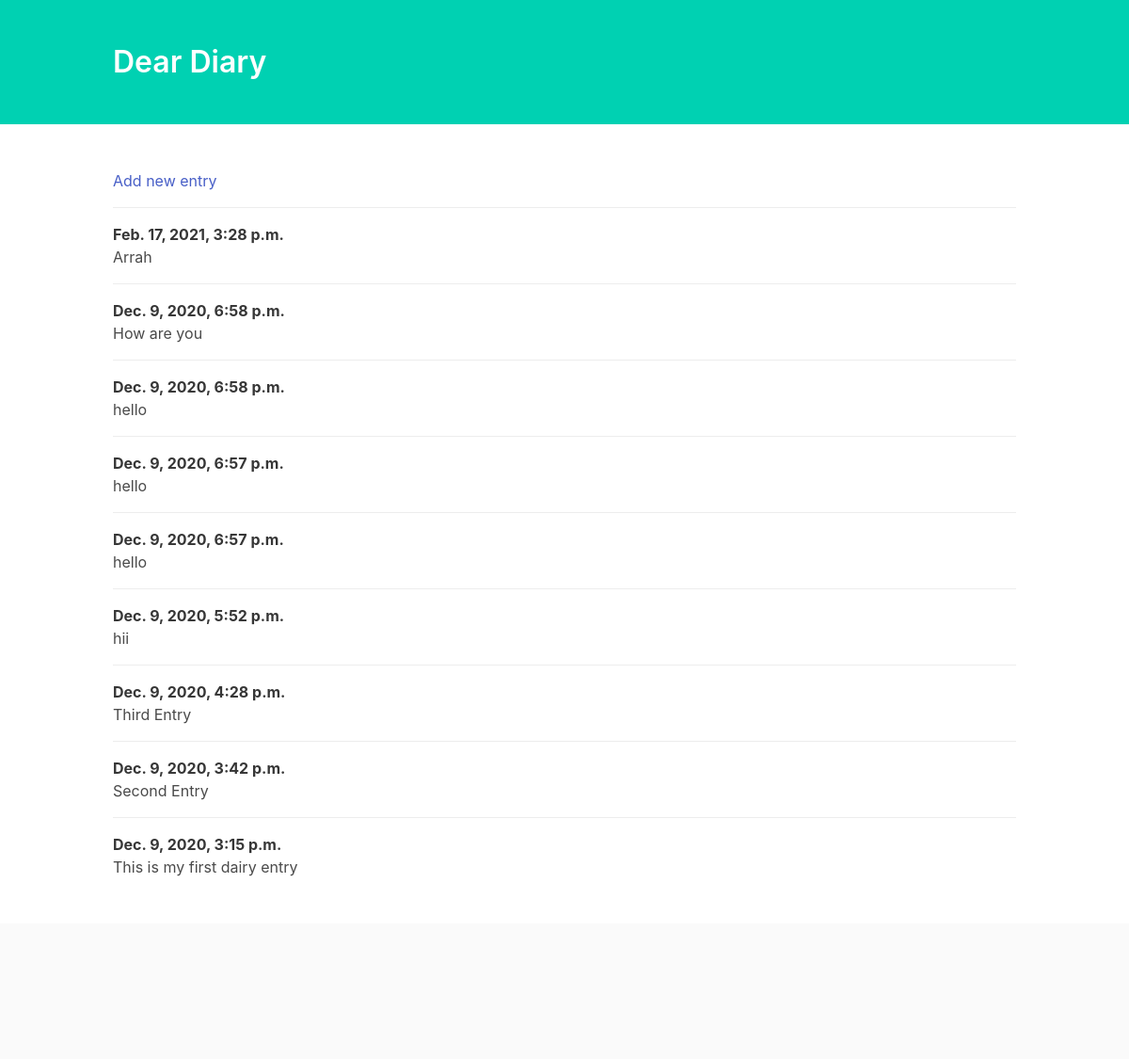
The page / on the database its author committed.
### entries/models.py (models this page shows, shortened)
class Entry(models.Model):
    text = models.TextField()
    date_posted = models.DateTimeField(auto_now_add= True)
    class Meta:
        verbose_name_plural = 'entries'

### entries/views.py (the view)
# urls.py: path('', views.index, name = "index"),
def index(request):
    entries = Entry.objects.order_by('-date_posted')
    context = {
        'entries' : entries
    }
    return render(request,'index.html', context)

### entries/templates/index.html (shortened to what this page needs)
<!DOCTYPE html>
<html lang="en">
<head>
    <link rel="stylesheet" href="https://cdnjs.cloudflare.com/ajax/libs/bulma/0.6.2/css/bulma.min.css" />
</head>
<body>
    <section class="hero is-primary">
        <div class="hero-body">
                <div class="container">
                    <h1 class="title">
                        Dear Diary
                    </h1>
                </div>
        </div>
    </section>
    <section class="section">
        <div class="container">
            <article class="media">
                <div class="media-content">
                    <div class="content">
                        <a href="{% url 'add' %}">Add new entry</a>
                    </div>
                </div>
            </article>
            {% for entry in entries %}
            <article class="media">
                <div class="media-content">
                    <div class="content">
                        <p>
                            <strong>{{ entry.date_posted }}</strong>
                            <br> {{ entry.text }}
                        </p>
                    </div>
                </div>
            </article>
            {% endfor %}
        </div>
    </section>
    <footer class="footer">
    </footer>
</body>
</html>

### rows shown on the page
Entry: date_posted "Feb. 17, 2021, 3:28 p.m.", text "Arrah"
Entry: date_posted "Dec. 9, 2020, 6:58 p.m.", text "How are you"
Entry: date_posted "Dec. 9, 2020, 6:58 p.m.", text "hello"
Entry: date_posted "Dec. 9, 2020, 6:57 p.m.", text "hello"
Entry: date_posted "Dec. 9, 2020, 6:57 p.m.", text "hello"
Entry: date_posted "Dec. 9, 2020, 5:52 p.m.", text "hii"
Entry: date_posted "Dec. 9, 2020, 4:28 p.m.", text "Third Entry"
Entry: date_posted "Dec. 9, 2020, 3:42 p.m.", text "Second Entry"
Entry: date_posted "Dec. 9, 2020, 3:15 p.m.", text "This is my first dairy entry"
